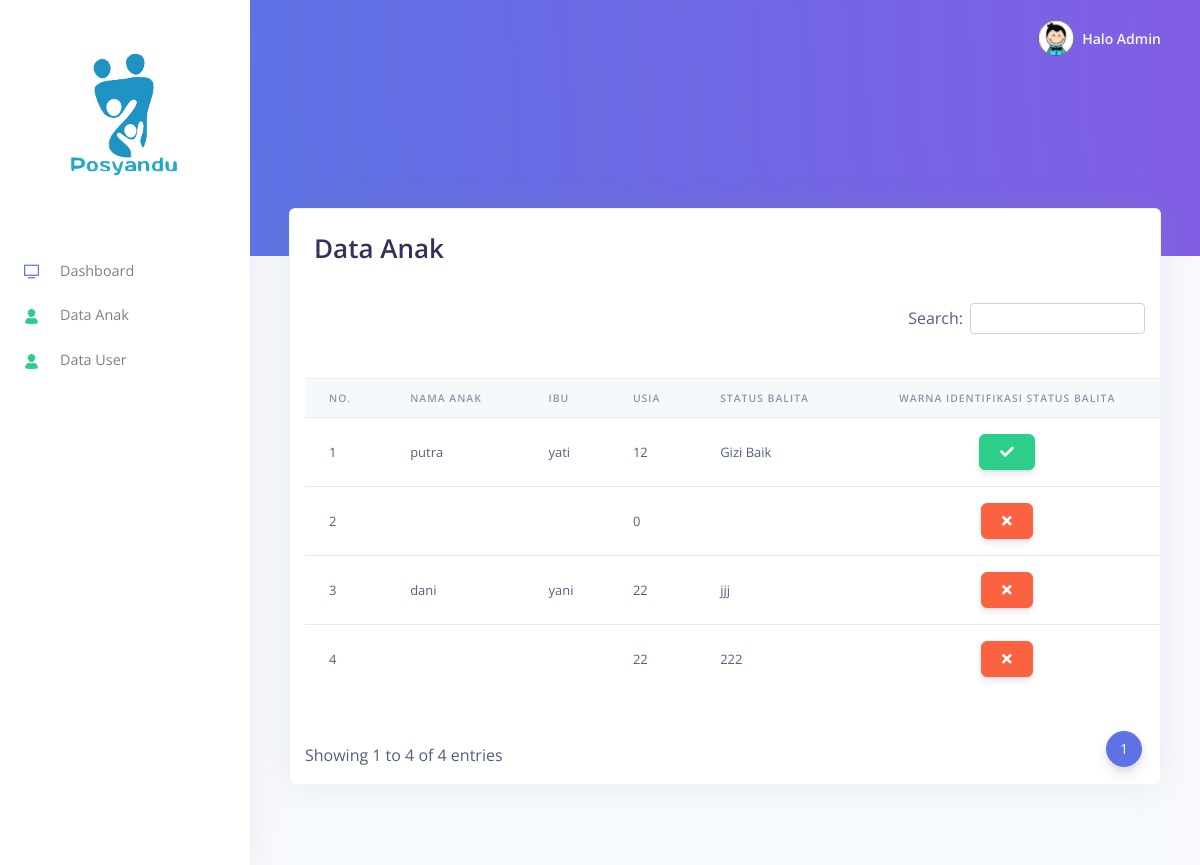
The page /pages/anak_ori.php (signed in) on the database as committed earlier.
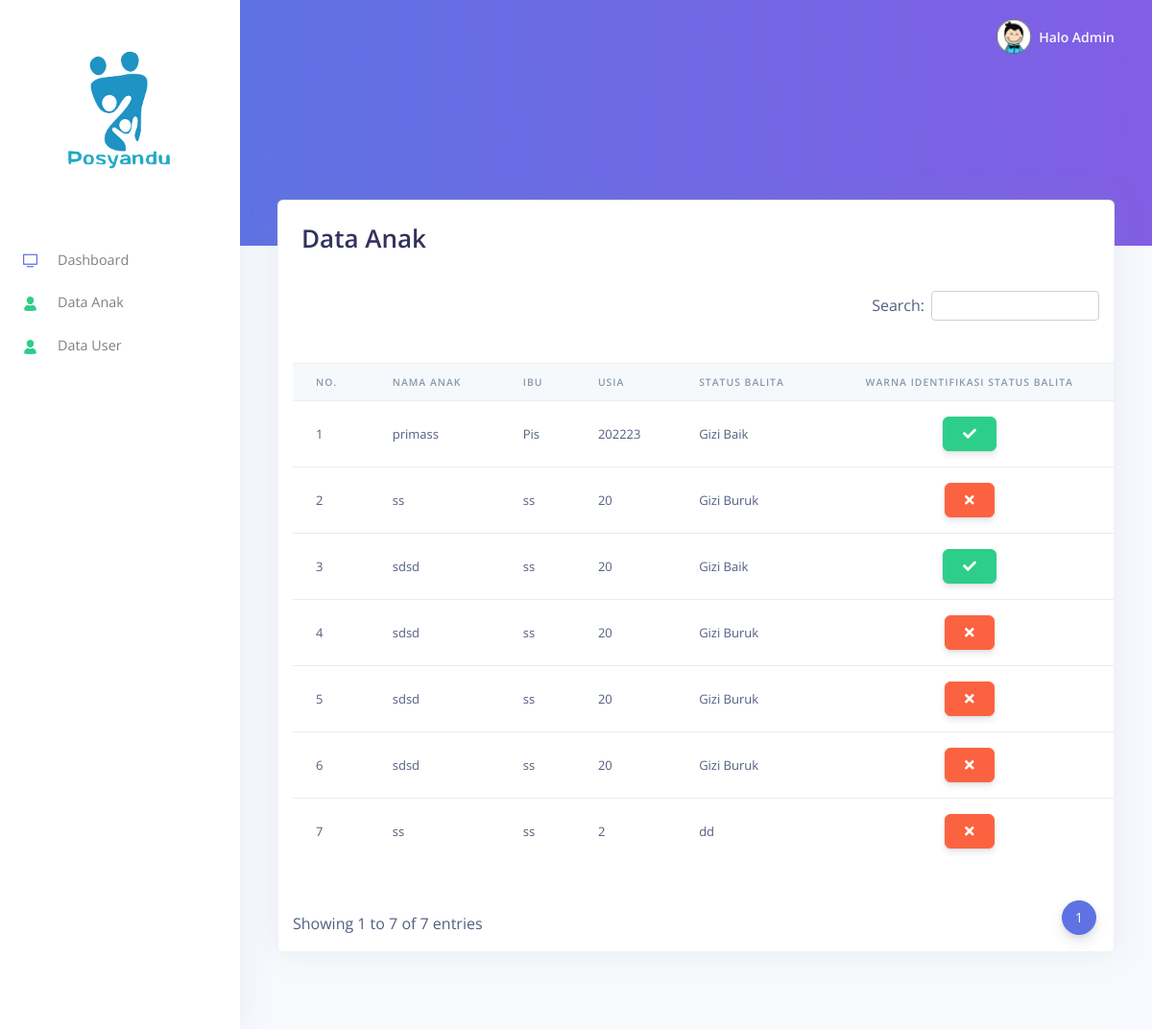
The same page on the database as committed later.
### tables this page shows
CREATE TABLE `anak` (
  `id_anak` int(11) NOT NULL,
  `no_medis` varchar(50) DEFAULT NULL,
  `nama_anak` text NOT NULL,
  `jk` varchar(255) NOT NULL,
  `nama_ibu` text NOT NULL,
  `umur` int(11) NOT NULL,
  `berat` double NOT NULL,
  `tinggi` double NOT NULL,
  `keterangan` text NOT NULL,
  `tanggal` date NOT NULL
);

### pages/anak_ori.php (the view, shortened to what this page needs)
?><html>
<head>
  <link href="../assets/vendor/nucleo/css/nucleo.css" rel="stylesheet">
  <link href="../assets/vendor/@fortawesome/fontawesome-free/css/all.min.css" rel="stylesheet">
  <link type="text/css" href="../assets/css/argon.css?v=1.0.0" rel="stylesheet">
  <link rel="stylesheet" type="text/css" href="../assets/DataTables/datatables.min.css"/>
</head>
<body>
<?php   include '../config.php';
  include '../assets/pages/navbar_left_wakil.php';
?>
  <div class="main-content">
    <?php include '../assets/pages/navbar_top.php'; ?>
    <div class="header bg-gradient-primary pb-8 pt-5 pt-md-8">
    </div>
    <div class="container-fluid mt--7">
      <div class="row mt-5">
        <div class="col-xl-12 mb-5 mb-xl-0">
          <div class="card shadow">
            <div class="card-header border-0">
              <div class="row align-items-center">
                <div class="col">
                  <h1 class="mb-0">Data Anak</h1>
                </div>
                <div class="col text-right">
                </div>
              </div>
            </div>
            <div class="table-responsive">
              <table id="data" class="table align-items-center table-flush">
                <thead class="thead-light">
                  <tr>
                    <th scope="col">No.</th>
                    <th scope="col">Nama Anak</th>
                    <th scope="col">Ibu</th>
                    <th scope="col">Usia</th>
                    <th scope="col">Status Balita</th>
                    <th class="text-center" scope="col">Warna Identifikasi Status Balita</th>
                  </tr>
                </thead>
                  <tbody>
                      <?php
                       $query = mysqli_query($connect, "SELECT * FROM anak");
                       $no=1;
                       while ($data=mysqli_fetch_array($query)) {
                      ?>
                        <tr>
                          <td><?php echo $no; ?></td>
                          <td><?php echo $data['nama_anak']; ?></td>
                          <td><?php echo $data['nama_ibu']; ?></td>
                          <td><?php echo $data['umur']; ?></td>
                          <td><?php echo $data['keterangan']; ?></td>
                          <?php if ($data['keterangan']=="Gizi Baik") {?>
                            <td class="text-center">
                            <a class="btn btn-success" title="Sehat" href="#"><i class="fa fa-check"></i></a>
                          </td>
                          <?php }else{ ?>
                            <td class="text-center">
                            <a class="btn btn-warning" title="Tidak Sehat" href="#"><i class="fa fa-times"></i></a>
                          </td>
                          <?php } ?>
                        </tr>
                        <?php
                          $no++;
                          }
                        ?>
                  </tbody>
              </table>
            </div>
          </div>
        </div>
      </div>
      <footer class="footer">
      </footer>
    </div>
  </div>
</body>
</html>

### assets/pages/navbar_left_wakil.php (shortened to what this page needs)
<nav class="navbar navbar-vertical fixed-left navbar-expand-md navbar-light bg-white" id="sidenav-main">
  <div class="container-fluid">
    <a href="../pages/index.php">
      <img style="text-align: center;height: 200px;width: 200px;" src="../assets/img/theme/posyandu.png">
    </a>
    <div class="collapse navbar-collapse" id="sidenav-collapse-main">
      <ul class="navbar-nav">
        <li class="nav-item">
          <a class="nav-link" href="dashboard.php">
            <i class="ni ni-tv-2 text-primary"></i> Dashboard
          </a>
        </li>
        <li class="nav-item">
          <a class="nav-link" href="anak.php">
            <i class="ni ni-single-02 text-success"></i>Data Anak
          </a>
        </li>
        <li class="nav-item">
          <a class="nav-link" href="user.php">
            <i class="ni ni-single-02 text-success"></i>Data User
          </a>
        </li>
      </ul>
    </div>
  </div>
</nav>

### assets/pages/navbar_top.php (shortened to what this page needs)
<nav class="navbar navbar-top navbar-expand-md navbar-dark" id="navbar-main">
  <div class="container-fluid">
    <ul class="navbar-nav align-items-center d-none d-md-flex">
      <li class="nav-item dropdown">
        <a class="nav-link pr-0" href="#" role="button" data-toggle="dropdown" aria-haspopup="true" aria-expanded="false">
          <div class="media align-items-center">
            <span class="avatar avatar-sm rounded-circle">
              <img alt="Image placeholder" src="../assets/img/brand/favicon.png">
            </span>
            <div class="media-body ml-2 d-none d-lg-block">
              <span class="mb-0 text-sm  font-weight-bold">Halo Admin</span>
            </div>
          </div>
        </a>
      </li>
    </ul>
  </div>
</nav>

Rows that differ between the two databases and show on the page:
removed anak: nama_anak "putra", nama_ibu "yati", umur "12", keterangan "Gizi Baik"
removed anak: umur "0"
removed anak: nama_anak "dani", nama_ibu "yani", umur "22", keterangan "jjj"
removed anak: umur "22", keterangan "222"
added anak: nama_anak "primass", nama_ibu "Pis", umur "202223", keterangan "Gizi Baik"
added anak: nama_anak "ss", nama_ibu "ss", umur "20", keterangan "Gizi Buruk"
added anak: nama_anak "sdsd", nama_ibu "ss", umur "20", keterangan "Gizi Baik"
added anak: nama_anak "sdsd", nama_ibu "ss", umur "20", keterangan "Gizi Buruk"
added anak: nama_anak "sdsd", nama_ibu "ss", umur "20", keterangan "Gizi Buruk"
added anak: nama_anak "sdsd", nama_ibu "ss", umur "20", keterangan "Gizi Buruk"
added anak: nama_anak "ss", nama_ibu "ss", umur "2", keterangan "dd"
Other text that changed with them:
text written by a page script: "Search: Showing 1 to 4 of 4 entries 1" → "Search: Showing 1 to 7 of 7 entries 1"
